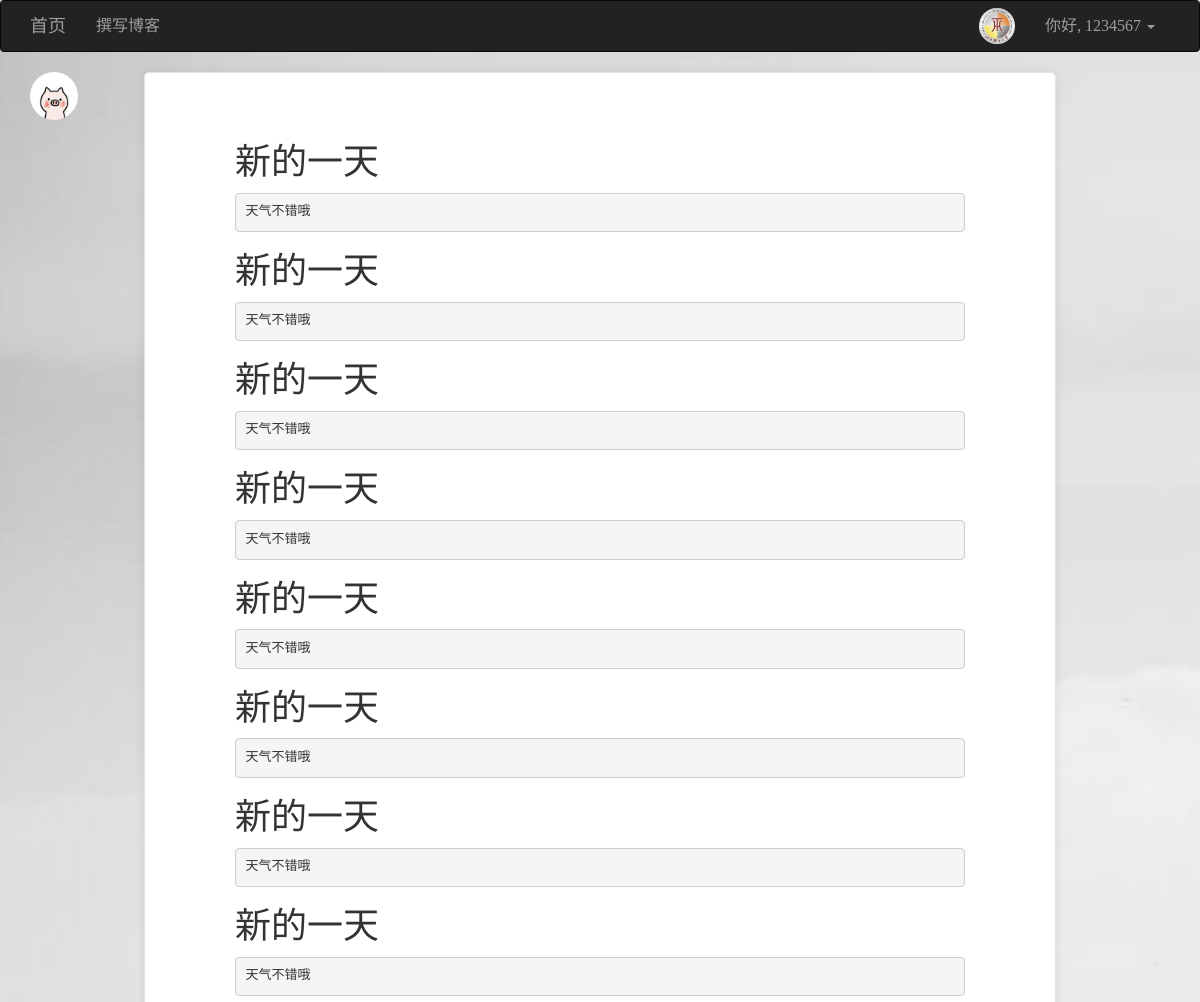
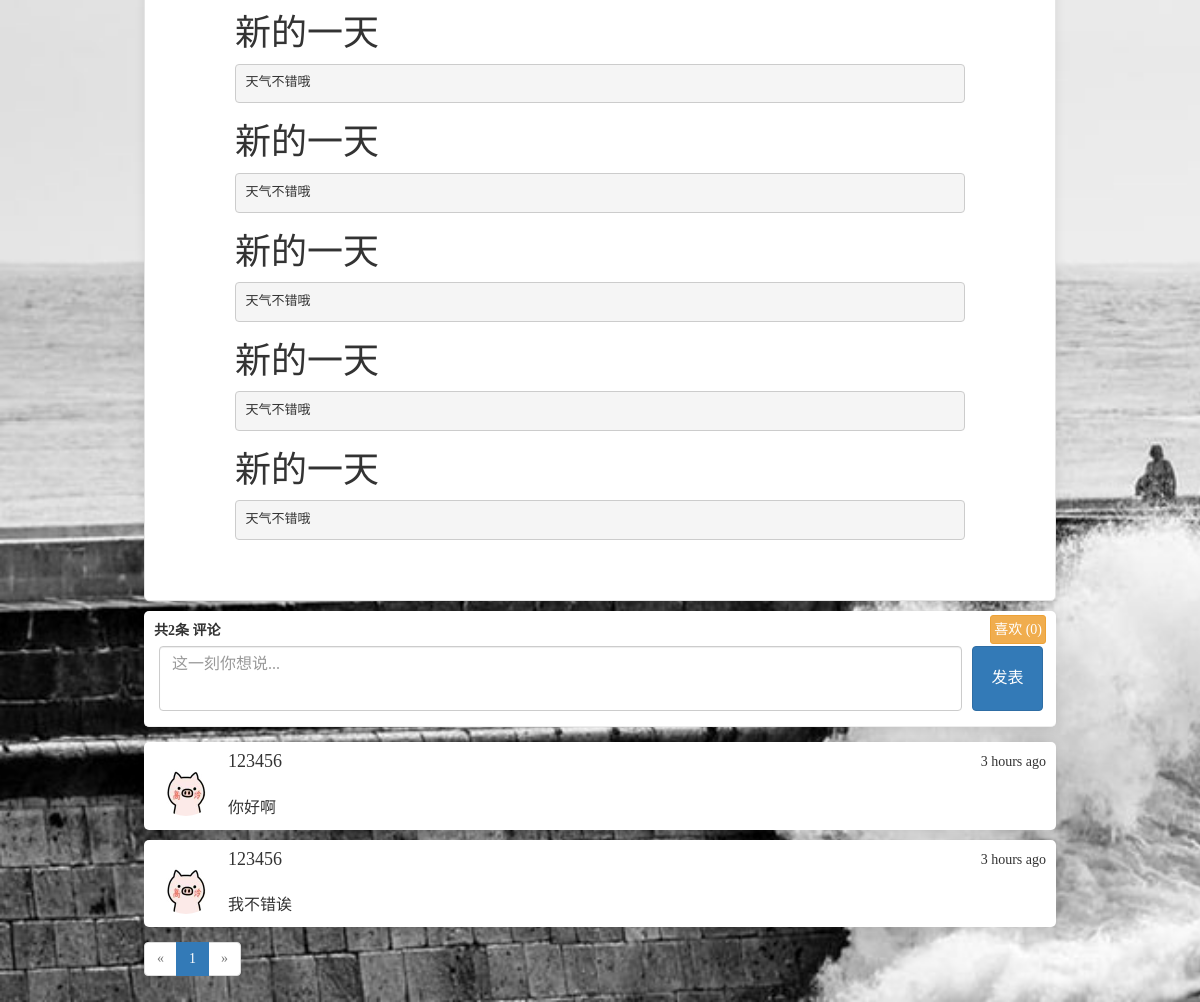
/posts/post_show/112/ (signed in), run on the app's committed database (2 pictures, top to bottom).
### app/models/users.py (models this page shows, shortened)
class User(UserMixin, db.Model):
    __tablename__ = 'users'
    id = db.Column(db.Integer, primary_key=True)
    username = db.Column(db.String(64), unique=True)
    password_hash = db.Column(db.String(128))
    email = db.Column(db.String(128), unique=True)
    confirmed = db.Column(db.Boolean, default=False)
    icon = db.Column(db.String(64), default='default.jpg')
    name = db.Column(db.String(64))
    location = db.Column(db.String(64))
    about_me = db.Column(db.Text())
    member_since = db.Column(db.DateTime(), default=datetime.utcnow)
    last_seen = db.Column(db.DateTime(), default=datetime.utcnow)
    posts = db.relationship('Posts', backref='user', lazy='dynamic', cascade='all, delete-orphan')
    favorites = db.relationship('Posts', secondary="collections", backref=db.backref('users', lazy='dynamic'), lazy='dynamic')
    comments = db.relationship('Comment', backref='user', lazy='dynamic', cascade='all, delete-orphan')
    @property
    def password(self):
        raise AttributeError('密码不可读')
    def is_favorite(self, pid):
        favorites = self.favorites.all()
        posts = list(filter(lambda p: p.id == pid, favorites))
        if len(posts) > 0:
            return True
        else:
            return False
    def ping(self):
        self.last_seen = datetime.utcnow()
        db.session.add(self)
        db.session.commit()

### app/models/posts.py (models this page shows, shortened)
class Posts(db.Model):
    __tablename__ = 'posts'
    id = db.Column(db.Integer, primary_key=True)
    rid = db.Column(db.Integer, index=True, default=0)
    content = db.Column(db.Text)
    timestamp = db.Column(db.DateTime, default=datetime.utcnow)
    uid = db.Column(db.Integer, db.ForeignKey('users.id', ondelete='CASCADE'))
    comments = db.relationship('Comment', backref='post', lazy='dynamic', cascade='all, delete-orphan')
    body_html = db.Column(db.Text)
    body_text = db.Column(db.Text)

### app/models/comments.py (models this page shows, shortened)
class Comment(db.Model):
    __tablename__ = 'comments'
    id = db.Column(db.Integer, primary_key=True)
    body = db.Column(db.Text)
    body_html = db.Column(db.Text)
    timestamp = db.Column(db.DateTime, index=True, default=datetime.utcnow)
    disabled = db.Column(db.Boolean)
    user_id = db.Column(db.Integer, db.ForeignKey('users.id', ondelete='CASCADE'))
    post_id = db.Column(db.Integer, db.ForeignKey('posts.id', ondelete='CASCADE'))

### app/views/posts.py (the view)
@posts.route('/post_show/<int:id>/', methods=['GET', 'POST'])
def post_show(id):
    post = Posts.query.get_or_404(id)
    form = CommentForm()
    if form.validate_on_submit():
        comment = Comment(body=form.body.data, post=post, user=current_user._get_current_object())
        db.session.add(comment)
        db.session.commit()
        flash('评论成功')
        return redirect(url_for('posts.post_show', id=post.id, page=-1))
    page = request.args.get('page', 1, type=int)  # 用户想查看第几页
    if page == -1:
        page = (post.comments.count() - 1) // 6 + 1
    pagination = post.comments.order_by(Comment.timestamp.asc()).paginate(page, per_page=6, error_out=False)
    comments = pagination.items
    return render_template('posts/post_show.html', post=post, form=form, comments=comments, pagination=pagination, count=post.comments.count(), fav_count=post.rid)

### app/forms/posts.py
class CommentForm(FlaskForm):
    body = TextAreaField("评论", render_kw={'placeholder': '这一刻你想说...'}, validators=[DataRequired()])
    submit = SubmitField('发表')

### app/models/users.py (called while the page is built)
@loginmanager.user_loader
def user_loader(uid):
    return User.query.get(int(uid))

### app/views/user.py (called while the page is built)
@user.before_app_request
def before_request():
    if current_user.is_authenticated:
        current_user.ping()

### app/templates/posts/post_show.html (shortened to what this page needs)
{% extends 'commons/base.html' %}
{% from 'commons/macro.html' import pagination_show %}
{% block styles %}
    {{ super() }}
{% endblock %}
{% block page_content %}
    <img style="width: 48px; height: 48px; border-radius: 50%; float: left;" src="{{ url_for('static', filename='uploads/' + post.user.icon) }}" alt="...">
    <div class="content">
        {% if post.body_html %}
            {{ post.body_html | safe }}
        {% else %}
            {{ post.content }}
        {% endif %}
    </div>
    <div class="content2">
        <form method="post" style="box-shadow: 0 1px 10px 2px rgba(0, 0, 0, .06); border-radius: 5px; padding: 10px; padding-bottom: 15px; border-bottom: 1px solid #eee; background: white">
            {{ form.hidden_tag() }}<b>共{{ count }}条</b>
            {{ form.body.label }}
            {% if current_user.is_authenticated %}
                {% if current_user.username != post.user.username %}
                    <span class="btn btn-warning btn-sm" style="float: right; margin-top: -6px; font-size: 14px; padding: 3px;">
                        <span class="collect" url="{{ url_for('posts.collect', pid=post.id) }}">
                            {% if current_user.is_favorite(post.id) %}
                                取消喜欢
                            {% else %}
                                喜欢
                            {% endif %}
                        </span>
                        (<span class="collect_count">{{ fav_count }}</span>)
                    </span>
                {% else %}
                    <span class="btn btn-warning btn-sm disabled" style="float: right; margin-top: -6px; font-size: 14px; padding: 3px;">被({{ fav_count }})人喜欢</span>
                {% endif %}
            {% else %}
                <span class="btn btn-warning btn-sm disabled" style="float: right; margin-top: -6px; font-size: 14px; padding: 3px;">被({{ fav_count }})人喜欢</span>
            {% endif %}
            {% if current_user.is_authenticated %}
                {{ form.body(class="content_pl form-control") }}
                {{ form.submit(class="content_sub btn btn-primary") }}
            {% endif %}
        </form>
        {% for comment in comments %}
            <div class="media" style="box-shadow: 0 1px 10px 2px rgba(0, 0, 0, .06); border-radius: 5px; padding: 10px; margin-bottom: -5px; background: white">
                <div class="media-left">
                    <a href="{{ url_for('user.user_info', username=comment.user.username) }}" target="_blank">
                        <img class="media-object" style="width: 64px; height: 64px; border-radius: 50%" src="{{ url_for('static', filename='uploads/' + comment.user.icon) }}" alt="...">
                    </a>
                </div>
                <div class="media-body">
                    <div style="float: right">{{ moment(comment.timestamp).fromNow() }}</div>
                    <h4 class="media-heading">{{ comment.user.username }}</h4><br>
                    <span style="max-width: 950px; font-size: 16px">
                        {% if comment.body_html %}
                            {{ comment.body_html | safe }}
                        {% else %}
                            {{ comment.body }}
                        {% endif %}
                    </span>
                </div>
            </div>
        {% endfor %}
        {{ pagination_show(pagination,'posts.post_show',pid=post.id) }}
    </div>
{% endblock %}

### app/templates/commons/base.html (shortened to what this page needs)
{% extends 'bootstrap/base.html' %}
{% import 'bootstrap/wtf.html' as wtf %}
{% block navbar %}
    <nav class="navbar navbar-inverse" style="-webkit-user-select: none; font-size: 16px;">
        <div class="container">
            <div class="navbar-header">
                <a class="navbar-brand" href="{{ url_for('main.index') }}">首页</a>
            </div>
            <div class="collapse navbar-collapse">
                <ul class="nav navbar-nav">
                    {% if current_user.is_authenticated %}
                        <li><a href="{{ url_for('posts.index') }}">撰写博客</a></li>
                    {% endif %}
                </ul>
                <ul class="nav navbar-nav navbar-right">
                    {% if current_user.is_authenticated %}
                        <li>
                            <a href="{{ url_for('user.index', username=current_user.username) }}">
                                <img style="width: 36px; height: 36px; border-radius: 50%; float: left; margin-top: -8px" src="{{ url_for('static', filename='uploads/' + current_user.icon) }}" alt="...">
                            </a>
                        </li>
                        <li class="dropdown">
                            <a href="#" class="dropdown-toggle" data-toggle="dropdown" role="button" aria-haspopup="true"
                               aria-expanded="false">你好, {{ current_user.username }} <span class="caret"></span></a>
                        </li>
                    {% else %}
                        <li><a href="{{ url_for('user.register') }}">注册</a></li>
                        <li><a href="{{ url_for('user.login') }}">登录</a></li>
                    {% endif %}
                </ul>
            </div>
        </div>
    </nav>
{% endblock %}
{% block content %}
    <div class="container">
        {% block page_content %}
        {% endblock %}
    </div>
{% endblock %}
{% block styles %}
    {{ super() }}
{% endblock %}

### app/templates/commons/base.html (style rules this page uses)
body { font-family: "田氏宋体旧字形"; -webkit-user-select: none; background-image: url(/images/1214885.jpg); -webkit-background-size: cover; -o-background-size: cover; background-size: cover; z-index: -2; }

### app/templates/posts/post_show.html (style rules this page uses)
.content { width: 80%; min-height: 600px; padding: 50px 90px; word-wrap: break-word; word-break: break-all; border: 1px solid #e5e5e5; box-shadow: 0 1px 10px 2px rgba(0, 0, 0, .06); margin: auto; margin-bottom: 10px; border-radius: 5px; background: white; }
body { -webkit-user-select: auto; }
.content2 { width: 80%; margin: auto; }
.content_pl { width: 90%; min-height: 65px; resize: none; font-size: 16px; float: left; margin-left: 5px; margin-right: 10px; }
.content_sub { width: 8%; min-height: 65px; display: block; font-size: 16px; }

### data on the page
User: icon (picture), username "1234567"
User: icon (picture)
Posts: body_html "新的一天 天气不错哦 新的一天 天气不错哦 新的一天 天气不错哦 新的一天 天气不错哦 新的一天 天气不错哦 新的一天 天气不错哦 新的一天 天气不错哦 新的一天 天气不错哦 新的一天 天气不错哦 新的一天 天气不错哦 新的一天 天气不错哦 新的一天 天气不错哦 新的一天 天气不错哦"
Comment: icon (picture), timestamp "3 hours ago", user.username "123456", body_html "你好啊"
Comment: icon (picture), timestamp "3 hours ago", user.username "123456", body_html "我不错诶"

### other printed values
{{ count }} "2"
{{ fav_count }} "0"
{{ p }} "1"
